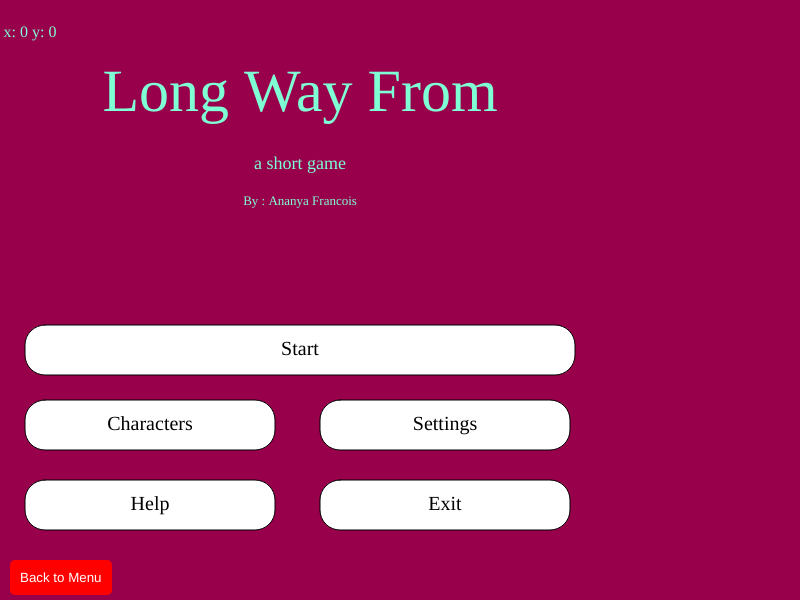
Frame 1 (no input)
Frame 60 (no input): identical to frame 1, image omitted
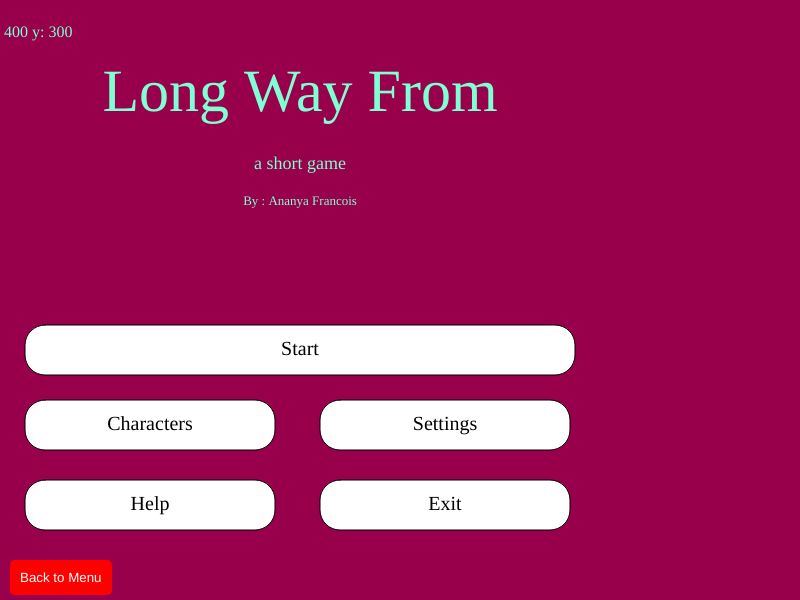
Frame 120 (the mouse pressed at the canvas centre since frame 60)

The p5.js sketch that drew these frames (run headless with seeded random() and noise() and a simulated clock; from frame 60 on, the mouse is pressed at the canvas centre):

// p5.js sketch
// ── sketch.js
let state = "menu";
let button5;
 let scene = 1;
 //scene 3 a & b buttons
 let button, northButton, southButton;
 //the two colors
 let startColor, endColor;
 //lerp is the feture that helps the background fade between two colors rather than randomly
 let lerpAmount = 0;
 let increasing = true;
 
 function setup() {
   createCanvas(800, 600);
   
   button5 = createButton('Back to Menu');
  button5.position(10, height - 40); // Position the button in the bottom left corner
  button5.style('background-color', 'red');
  button5.style('color', 'white');
  button5.style('border', 'none');
  button5.style('padding', '10px');
  button5.style('border-radius', '5px');
  button5.mousePressed(() => {
   // Switch back to the menu screen when clicked
    state = "menu"; 
   
    // hide the button in the beginning//didnt work
    button.hide();
     
  });
   // Set a base font
   textFont('Century Schoolbook'); 
 
   // Define colors for background fade
   startColor = color(102, 0, 102);
   endColor = color(0, 255, 255);
 
   // Create the button for scene transition in game screen
   button = createButton('Next Scene');
   button.position(750, 450);
   button.mousePressed(() => {
     // Change to second scene when clicked
     scene = 2; 
      // Hiding the button when in Scene 2
     button.hide();
   });
   button.hide();
 
   // Create North and South buttons for Scene 2
   northButton = createButton('North');
    // Position it on the screen
   northButton.position(675, 130);
   northButton.mousePressed(() => {
     // Change to north scene when clicked
     state = "northScene"; 
     // Hide North button after choice is clicked
     northButton.hide(); 
     // Hide South button after click
     southButton.hide(); 
   });
   northButton.hide();
 
   southButton = createButton('South');
   // Position of south screen
   southButton.position(675, 425); 
   southButton.mousePressed(() => {
     // Change to south scene when clicked
     state = "southScene"; 
     // Hide North button after one is clicked
     northButton.hide(); 
     // same South button 
     southButton.hide(); 
   });
   southButton.hide();
 }
 
 //set each page as a state 
 function draw() {
   if (state === "menu") {
     menuScreen();
   } else if (state === "game") {
     gameScreen();
   } else if (state === "characters") {
     charactersScreen();
   } else if (state === "settings") {
     settingsScreen();
   } else if (state === "help") {
     helpScreen();
   } else if (state === "exit") {
     exitScreen();
   } else if (state === "northScene") {
     northScene();
   } else if (state === "southScene") {
     southScene();
   }
 }
 //menu screen features
 function menuScreen() {
   background(153, 0, 76);
  
   fill(255);
   rect(25, 325, 550, 50, 20); // Start button
   rect(25, 400, 250, 50, 20); // Characters button
   rect(320, 400, 250, 50, 20); // Settings button
   rect(25, 480, 250, 50, 20); // Help button
   rect(320, 480, 250, 50, 20); // Exit button
  
   fill(0);
   textSize(20);
   textAlign(CENTER, CENTER);
   text("Start", 300, 350);
   text("Characters", 150, 425);
   text("Settings", 445, 425);
   text("Help", 150, 505);
   text("Exit", 445, 505);
  
   //title
   fill('#7FFFD4');
   textSize(60);
   textAlign(CENTER, TOP);
   text('Long Way From', 300, 65);
  
   //destription
   textSize(18);
   text('a short game', 300, 155);
  
   //creators name, aka me
   textSize(13);
   text('By : Ananya Francois', 300, 195);
  
   //mouse location, for some reason it wont stay tho...
   textSize(16);
   text(`x: ${mouseX} y: ${mouseY}`, 30, 25);
 }
 
 function gameScreen() {
   if (scene === 1) {
     sceneOne();
     button.show();
   } else if (scene === 2) {
     sceneTwo();
     // Show North and South buttons in scene 2
     northButton.show(); 
     southButton.show();
   }
 }
 
 function sceneOne() {
   // Background fade logic for Scene 1
   let bgColor = lerpColor(startColor, endColor, lerpAmount);
   background(bgColor);
  
   // The scene 1 elements
   fill(64, 64, 64);
   rect(0, 500, 800, 800);
 
   fill(255, 204, 0);
   rect(15, 535, 105, 40);
   rect(145, 535, 130, 40);
   rect(300, 535, 150, 40);
   rect(480, 535, 175, 40);
   rect(680, 535, 190, 40);
 
   let moonColor = mouseIsPressed ? color(255, 210, 24) : color(178, 178, 176);
   fill(moonColor);
   circle(65, 65, 100);
 
   fill(245, 29, 29);
   rect(450, 405, 165, 108);
 
   fill(90, 231, 253);
   rect(470, 415, 55, 55);
   rect(545, 415, 55, 55);
 
   fill(128, 128, 128);
   circle(480, 505, 55);
   circle(585, 505, 55);
 }
 //scene two 
 function sceneTwo() {
   background(51, 40, 102);
   strokeWeight(0);
   //street ground
   fill(112, 128, 144);
   rect(350, 75, 450, 150, 10);
   rect(350, 350, 450, 150, 10);
   rect(200, 200, 300, 200, 10);
   rect(0, 250, 300, 100);
  
   //street paint
   fill(255, 204, 0);
   rect(15, 290, 60, 20);
   rect(100, 290, 60, 20);
   rect(200, 290, 60, 20);
   rect(300, 290, 60, 20);
   rect(420, 200, 20, 60);
   rect(420, 340, 20, 60);
   rect(550, 140, 60, 20);
   rect(550, 415, 60, 20);
   rect(420, 290, 20, 20);
   rect(450, 415, 60, 20);
   rect(450, 140, 60, 20);
 }
 //North scene functions
 function northScene() {
   // background for the north scene
   background(0, 102, 102);
   strokeWeight (0)
   fill (29, 21, 37)
   //now the buildings have to look real, skinner?
     rect(0, 250, 125, 600);
   rect(110, 200, 85, 600);
   rect(190, 160, 85, 600);
   rect(275, 85, 85, 600);
   rect(360, 130, 85, 600);
   rect(445, 290, 85, 600);
   rect(515, 160, 125, 600);
   
   //design on tops, looking for triangles & Trapzoids, maybe a line that leads to a red dot that goes on and off
   
   //the text
   textFont('Courier New');
   textSize(38);
   fill(255, 255, 0)
   text('YOUVE MADE IT TO THE CITY!', 315, 325);
   
 }
 
 function southScene() {
   // Obvi new background for the south scene
     background(153, 0, 0);
  
  // Title
  fill(255); 
  textSize(64);  
  textAlign(CENTER, TOP);  
  text("Where in the South", width / 2.5, 50); 

  // Draw the Swamp rectangle 
  fill(243, 228, 22); 
  strokeWeight(0);
  rect(30, 300, 150, 40, 20);  

  fill(0);  
  textSize(16);
  textAlign(CENTER, CENTER);
  text("Swamp", 30, 300, 150, 40, 20);  
  
  // Draw the Beach rectangle 
  fill(243, 228, 22);
  rect(250, 300, 150, 40, 20);
  
  fill(0);  
  text("Beach", 250, 300, 150, 40);  
  
  // Draw the Desert rectangle 
  fill(243, 228, 22);
  rect(450, 300, 150, 40, 20);  
  
  fill(0);  
  text("Desert", 450, 300, 150, 40);  
   
 }
 
 function charactersScreen() {
    {
   background(102, 0, 51);
  
   // Title: "Choose Your Character" 
  fill(255, 0, 255);
  textSize(32);
  textAlign(CENTER, TOP);
  textStyle(BOLDITALIC);
  text("Choose Your Character", width / 2 - 200, 20);  

  // "Your Closet" Title (Smaller, top right)
  fill(255, 0, 127);
  textSize(18);  
  textStyle(BOLD);
  textAlign(RIGHT, TOP);
  text("Your Closet", width - 275, 20);  

  // "BUY!!" Title
  fill(153, 0, 153)
  textSize(20);
  textAlign(CENTER, BOTTOM);
  text("BUY!!", width / 2.5, 280);  
  
   //you, car color
   fill (255,0,0)
   strokeWeight(1.5)
   circle(180, 150, 175)
  
   //create differnce in the piece so its not all flat
   strokeWeight(0)
   fill(204, 0, 102)
   rect(0, 280, 800, 300)
  
  // Closet rectangle
  strokeWeight(1.5);
  fill(142, 52, 6);
  rect(430, 55, 100, 190);
  
  // Wardrobe Colors (Circles)
  fill(0, 0, 255);
  circle(480, 200, 75);  // Blue
  fill(0, 255, 0);
  circle(480, 100, 75);  // Green

  // Color Options Below (Circles)
  fill(255, 128, 0);
  circle(100, 315, 25);  // Orange
  fill(102, 204, 0);
  circle(100, 360, 25);  // Light Green
  fill(0, 204, 204);
  circle(100, 405, 25);  // Cyan
  
  fill(255, 153, 51);
  circle(200, 315, 25);  // Orange-ish
  fill(128, 255, 0);
  circle(200, 360, 25);  // Light Green
  fill(0, 255, 255);
  circle(200, 405, 25);  // Aqua
  
  fill(255, 178, 102);
  circle(300, 315, 25);  // Peach
  fill(153, 255, 51);
  circle(300, 360, 25);  // Light Yellow-Green
  fill(255, 204, 153);
  circle(400, 405, 25);  // Light Peach
  
  fill(178, 255, 102);
  circle(400, 315, 25);  // Pale Green
  fill(102, 255, 255);
  circle(400, 405, 25);  // Light Cyan
  
  fill(51, 255, 255);
  circle(300, 405, 25);  // Light Blue
  fill(153, 255, 255);
  circle(200, 405, 25);  // Soft Cyan
  
  // Extra orange, green circles
  fill(255, 299, 204);
  circle(400, 315, 25);  // Extra Orange
  
  fill(204, 255, 153);
  circle(400, 360, 25);  // Extra Light Green
  
  // Extra code line on part 500
  fill(204, 255, 153);
  circle(500, 315, 25);  // Extra Green
  fill(204, 255, 153);
  circle(500, 360, 25);  // Extra Green
  fill(255, 255, 155);
  circle(500, 405, 25);  // Extra Yellow
  
}
 }
 
 function settingsScreen() {
    background(255,105,180);
  //heirarchy 
  fill(255, 204, 229)
  strokeWeight(1.5)
  rect(385, 280, 130, 35, 20)
  
  
   fill(139,69,19);
   textSize(32);
   textAlign(CENTER, CENTER);
   text("Music ON/OFF", width / 2, height / 2);
  
   //theme feature* OMITTED
}
 
 function helpScreen() {
   background(9, 84, 84);
  
  fill('deeppink');
  textSize(16);
  textAlign(CENTER, TOP);
  textStyle(BOLDITALIC);

  // Define the text content for each section
  let textContent = "Because I was told for a midterm grade. But also because I knew I could put what was in my head into a code and game. I tried my best and put myself and body through it.";
  let textContent1 = "I did a lot of my work in p5 in the beginning because of tech issues but it actually helped with my learning progression. I was able to have multiple tabs to represent each page and then connect them all in one big code.";
  let textContent2 = "The idea is to be like a travel through an unknown nation that leads you to various places that have challenges. Inspiration from Bandersnatch and choose your own adventures Each scene in theory will be art and puzzles to next scene.";

  // Using textWrap to ensure the text fits within the canvas width
  textWrap(WORD);

  // Set the margins
  let margin = 45;
  let margin1 = 155;
  let margin2 = 285;

  let textWidthConstraint = width - 2 * margin;
  let textHeightConstraint = height - 2 * margin;

  // Display the section titles and their respective content
  // "Why?" section
  text("Why?", width / 2, margin);
  text(textContent, margin, margin + 30, textWidthConstraint, textHeightConstraint / 3);

  // "How?" section
  text("How?", width / 2, margin1);
  text(textContent1, margin, margin1 + 30, textWidthConstraint, textHeightConstraint / 3);

  // "Goal?" section
  text("Goal?", width / 2, margin2);
  text(textContent2, margin, margin2 + 30, textWidthConstraint, textHeightConstraint / 3);
 }
 
 function exitScreen() {
   background(0);
   fill(255, 0, 0);
   textSize(80);
   textAlign(CENTER, CENTER);
   text("THE END", width / 2, height / 2);
 }
 
 // Mouse drag to control the background fade transition
 function mouseDragged() {
   if (increasing) {
     lerpAmount += 0.02;
     if (lerpAmount >= 1) {
       lerpAmount = 1;
       increasing = false;
     }
   } else {
     lerpAmount -= 0.02;
     if (lerpAmount <= 0) {
       lerpAmount = 0;
       increasing = true;
     }
   }
 }
 
 function mousePressed() {
   if (state === "menu") {
     if (mouseX > 25 && mouseX < 575 && mouseY > 325 && mouseY < 375) {
       state = "game";
     } else if (mouseX > 25 && mouseX < 275 && mouseY > 400 && mouseY < 450) {
       state = "characters";
     } else if (mouseX > 320 && mouseX < 570 && mouseY > 400 && mouseY < 450) {
       state = "settings";
     } else if (mouseX > 25 && mouseX < 275 && mouseY > 480 && mouseY < 530) {
       state = "help";
     } else if (mouseX > 320 && mouseX < 570 && mouseY > 480 && mouseY < 530) {
       state = "exit";
     }
   }
 }
 
 //Notes: bruhhhhh.
 
